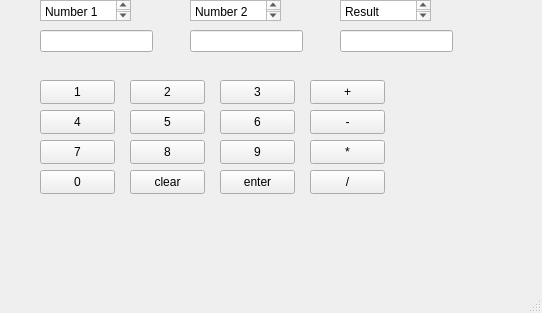
<?xml version="1.0" encoding="UTF-8"?>
<ui version="4.0">
 <class>MainWindow</class>
 <widget class="QMainWindow" name="MainWindow">
  <property name="geometry">
   <rect>
    <x>0</x>
    <y>0</y>
    <width>542</width>
    <height>313</height>
   </rect>
  </property>
  <property name="windowTitle">
   <string>MainWindow</string>
  </property>
  <widget class="QWidget" name="centralwidget">
   <widget class="QLineEdit" name="num1">
    <property name="geometry">
     <rect>
      <x>40</x>
      <y>30</y>
      <width>113</width>
      <height>22</height>
     </rect>
    </property>
   </widget>
   <widget class="QLineEdit" name="num2">
    <property name="geometry">
     <rect>
      <x>190</x>
      <y>30</y>
      <width>113</width>
      <height>22</height>
     </rect>
    </property>
   </widget>
   <widget class="QLineEdit" name="result">
    <property name="geometry">
     <rect>
      <x>340</x>
      <y>30</y>
      <width>113</width>
      <height>22</height>
     </rect>
    </property>
   </widget>
   <widget class="QPushButton" name="N1">
    <property name="geometry">
     <rect>
      <x>40</x>
      <y>80</y>
      <width>75</width>
      <height>24</height>
     </rect>
    </property>
    <property name="text">
     <string>1</string>
    </property>
   </widget>
   <widget class="QPushButton" name="N4">
    <property name="geometry">
     <rect>
      <x>40</x>
      <y>110</y>
      <width>75</width>
      <height>24</height>
     </rect>
    </property>
    <property name="text">
     <string>4</string>
    </property>
   </widget>
   <widget class="QPushButton" name="N7">
    <property name="geometry">
     <rect>
      <x>40</x>
      <y>140</y>
      <width>75</width>
      <height>24</height>
     </rect>
    </property>
    <property name="text">
     <string>7</string>
    </property>
   </widget>
   <widget class="QPushButton" name="N0">
    <property name="geometry">
     <rect>
      <x>40</x>
      <y>170</y>
      <width>75</width>
      <height>24</height>
     </rect>
    </property>
    <property name="text">
     <string>0</string>
    </property>
   </widget>
   <widget class="QPushButton" name="N2">
    <property name="geometry">
     <rect>
      <x>130</x>
      <y>80</y>
      <width>75</width>
      <height>24</height>
     </rect>
    </property>
    <property name="text">
     <string>2</string>
    </property>
   </widget>
   <widget class="QPushButton" name="N5">
    <property name="geometry">
     <rect>
      <x>130</x>
      <y>110</y>
      <width>75</width>
      <height>24</height>
     </rect>
    </property>
    <property name="text">
     <string>5</string>
    </property>
   </widget>
   <widget class="QPushButton" name="N8">
    <property name="geometry">
     <rect>
      <x>130</x>
      <y>140</y>
      <width>75</width>
      <height>24</height>
     </rect>
    </property>
    <property name="text">
     <string>8</string>
    </property>
   </widget>
   <widget class="QPushButton" name="clear">
    <property name="geometry">
     <rect>
      <x>130</x>
      <y>170</y>
      <width>75</width>
      <height>24</height>
     </rect>
    </property>
    <property name="text">
     <string>clear</string>
    </property>
   </widget>
   <widget class="QPushButton" name="N3">
    <property name="geometry">
     <rect>
      <x>220</x>
      <y>80</y>
      <width>75</width>
      <height>24</height>
     </rect>
    </property>
    <property name="text">
     <string>3</string>
    </property>
   </widget>
   <widget class="QPushButton" name="N6">
    <property name="geometry">
     <rect>
      <x>220</x>
      <y>110</y>
      <width>75</width>
      <height>24</height>
     </rect>
    </property>
    <property name="text">
     <string>6</string>
    </property>
   </widget>
   <widget class="QPushButton" name="N9">
    <property name="geometry">
     <rect>
      <x>220</x>
      <y>140</y>
      <width>75</width>
      <height>24</height>
     </rect>
    </property>
    <property name="text">
     <string>9</string>
    </property>
   </widget>
   <widget class="QPushButton" name="enter">
    <property name="geometry">
     <rect>
      <x>220</x>
      <y>170</y>
      <width>75</width>
      <height>24</height>
     </rect>
    </property>
    <property name="text">
     <string>enter</string>
    </property>
   </widget>
   <widget class="QPushButton" name="add">
    <property name="geometry">
     <rect>
      <x>310</x>
      <y>80</y>
      <width>75</width>
      <height>24</height>
     </rect>
    </property>
    <property name="text">
     <string>+</string>
    </property>
   </widget>
   <widget class="QPushButton" name="sub">
    <property name="geometry">
     <rect>
      <x>310</x>
      <y>110</y>
      <width>75</width>
      <height>24</height>
     </rect>
    </property>
    <property name="text">
     <string>-</string>
    </property>
   </widget>
   <widget class="QPushButton" name="mul">
    <property name="geometry">
     <rect>
      <x>310</x>
      <y>140</y>
      <width>75</width>
      <height>24</height>
     </rect>
    </property>
    <property name="text">
     <string>*</string>
    </property>
   </widget>
   <widget class="QPushButton" name="div">
    <property name="geometry">
     <rect>
      <x>310</x>
      <y>170</y>
      <width>75</width>
      <height>24</height>
     </rect>
    </property>
    <property name="text">
     <string>/</string>
    </property>
   </widget>
   <widget class="QPlainTextEdit" name="plainTextEdit">
    <property name="geometry">
     <rect>
      <x>40</x>
      <y>0</y>
      <width>91</width>
      <height>21</height>
     </rect>
    </property>
    <property name="plainText">
     <string>Number 1</string>
    </property>
   </widget>
   <widget class="QPlainTextEdit" name="plainTextEdit_2">
    <property name="geometry">
     <rect>
      <x>190</x>
      <y>0</y>
      <width>91</width>
      <height>21</height>
     </rect>
    </property>
    <property name="plainText">
     <string>Number 2</string>
    </property>
   </widget>
   <widget class="QPlainTextEdit" name="plainTextEdit_3">
    <property name="geometry">
     <rect>
      <x>340</x>
      <y>0</y>
      <width>91</width>
      <height>21</height>
     </rect>
    </property>
    <property name="plainText">
     <string>Result</string>
    </property>
   </widget>
  </widget>
  <widget class="QMenuBar" name="menubar">
   <property name="geometry">
    <rect>
     <x>0</x>
     <y>0</y>
     <width>542</width>
     <height>22</height>
    </rect>
   </property>
  </widget>
  <widget class="QStatusBar" name="statusbar"/>
 </widget>
 <resources/>
 <connections/>
</ui>
